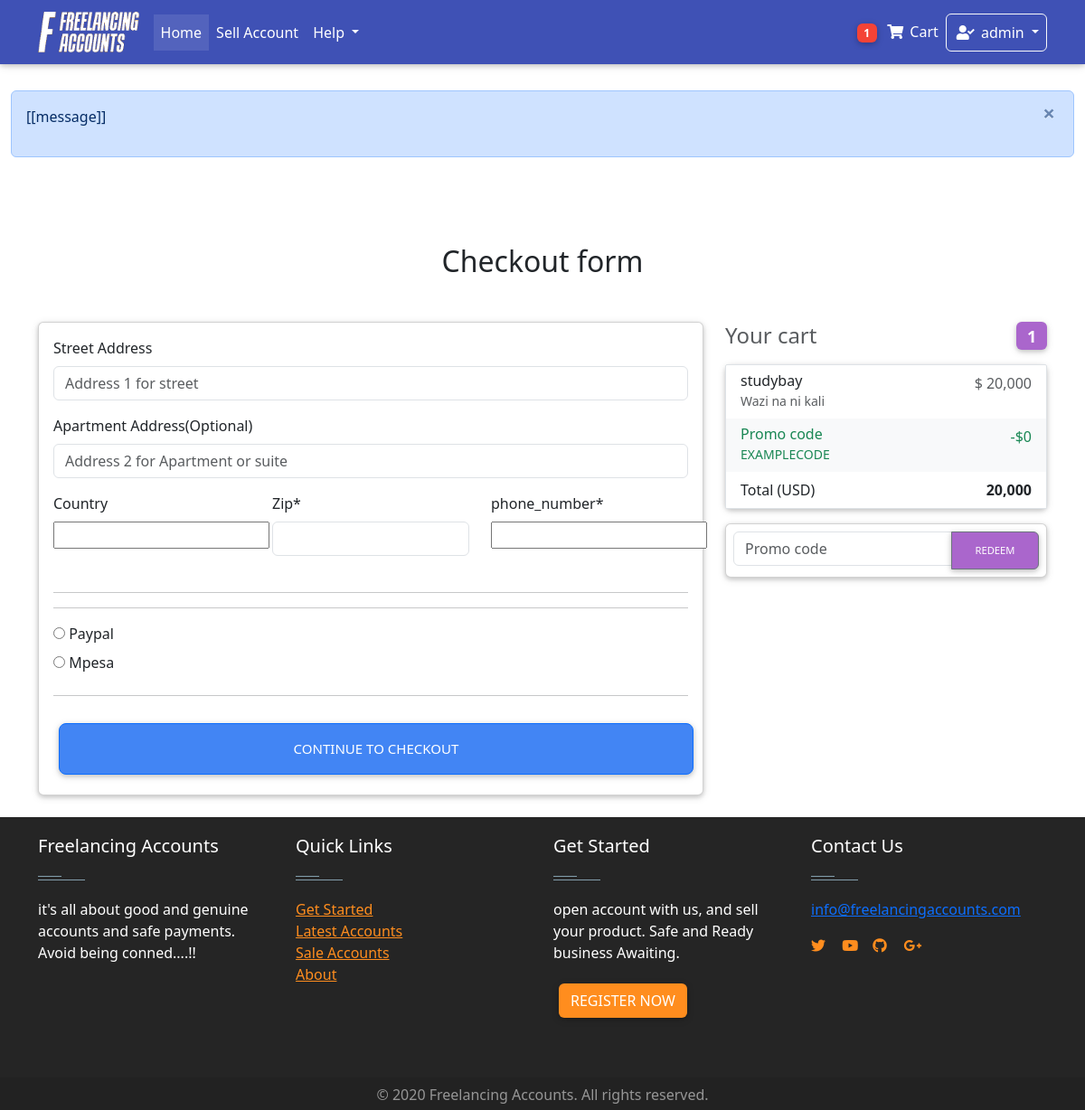
The page /checkout/ (signed in) on the database as committed earlier.
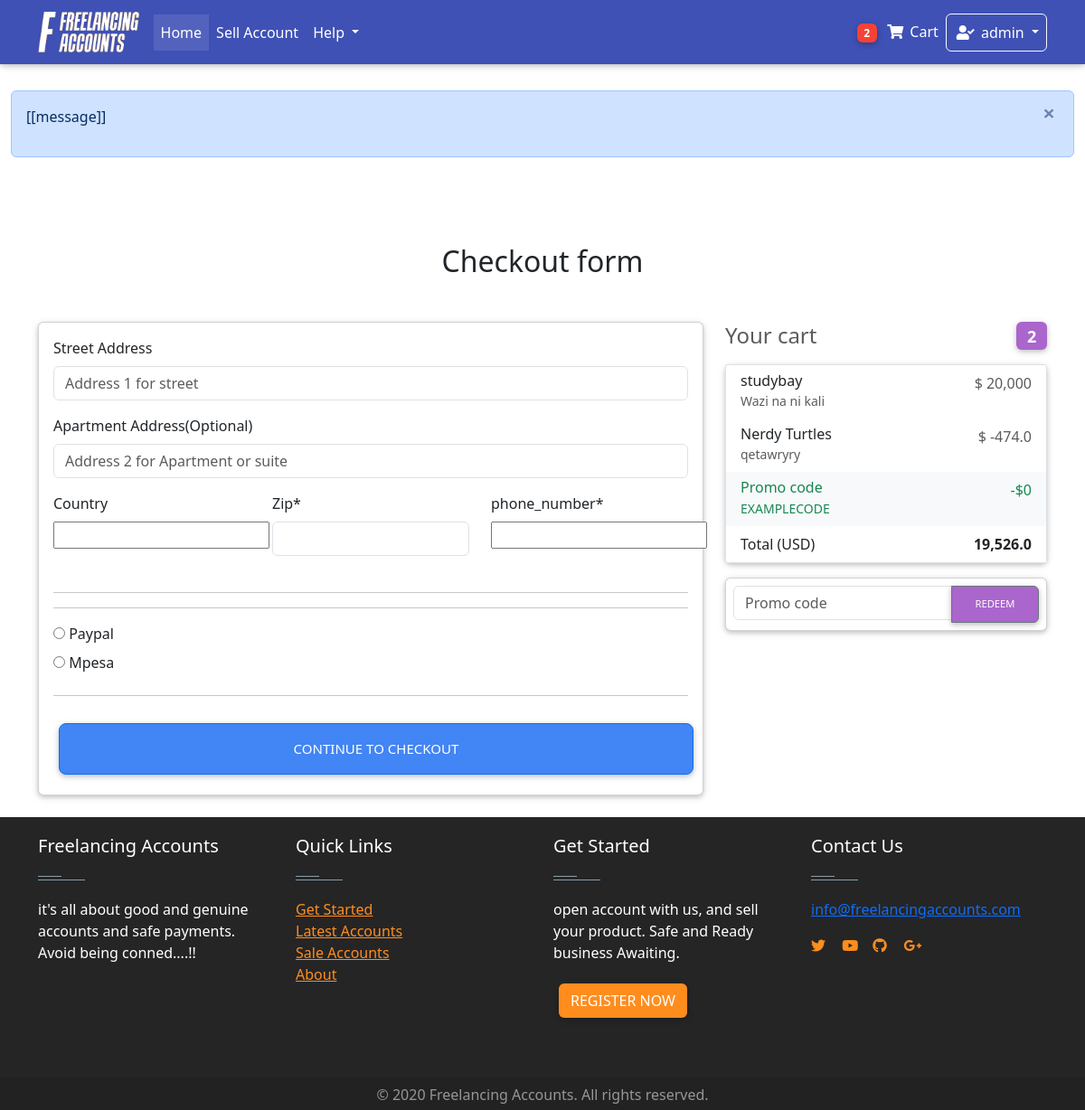
The same page on the database as committed later.
### Home/models.py (models this page shows, shortened)
class Order(models.Model):
    user = models.ForeignKey(settings.AUTH_USER_MODEL,on_delete = models.CASCADE)
    items = models.ManyToManyField(OrderItem)
    start_date = models.DateField(auto_now_add = True)
    ordered_date = models.DateTimeField()
    ordered = models.BooleanField(default = False)
    seller = models.ForeignKey(settings.AUTH_USER_MODEL,on_delete = models.CASCADE, related_name="user", blank=True, null = True)
    amount = models.IntegerField(default=0.0)
    released = models.BooleanField(default=False)
    refund = models.BooleanField(default=False)
    billing_address = models.ForeignKey(
        "BillingAddress", on_delete = models.SET_NULL, blank = True, null = True)
    def get_total(self):
        total = 0
        for order_item in self.items.all():
            total += order_item.get_final_price()
        return total

class OrderItem(models.Model):
    user = models.ForeignKey(settings.AUTH_USER_MODEL,on_delete = models.CASCADE)
    item = models.ForeignKey(Item, on_delete = models.CASCADE)
    quantity = models.IntegerField(default= 1)
    ordered = models.BooleanField(default = False)
    def get_total_item_price(self):
        price =int(self.quantity) * int(self.item.price)
        print(price, "price of get total item price")
        return price
    def get_total_discount_item_price(self):
        discounted_price = self.item.price - self.item.discountprice
        return self.quantity * discounted_price
    def get_final_price(self):
        if self.item.discountprice:
            results= self.get_total_discount_item_price()
            return results
            print(results, "get final price")
        else:
            results = self.get_total_item_price()
            print(results, "get final price")
            return results

class Item(models.Model):
    created_by = models.ForeignKey(settings.AUTH_USER_MODEL,on_delete = models.CASCADE,blank = True, null = True, editable = False)
    created_at = models.DateTimeField(auto_now_add= True, blank = True, null = True )
    title = models.CharField(max_length = 100)
    price = models.FloatField(default = 0.0)
    discountprice = models.FloatField(blank= True, null = True)
    category = models.CharField(choices = Category_choices, max_length=2)
    label = models.CharField(choices = Label_choices, max_length=1)
    Level = models.CharField(choices = Level_choices, max_length = 15 ,blank= True, null = True)
    finished_orders = models.IntegerField(default = 1)
    rating = models.IntegerField(default = 50 )
    Reviews =models.IntegerField( default = 1)
    profile = models.CharField( max_length = 20)
    description = models.TextField()
    diplay_pic = models.ImageField(upload_to = "display_pics/%Y%m%d/", max_length =255 )
    contact = models.CharField(max_length=15 ,null = True,blank= True)
    sold = models.BooleanField(default=False)

### Home/views.py (the view, shortened to what this page needs)
# urls.py: path('checkout/', views.Checkout.as_view(), name = 'checkout'),
class Checkout(LoginRequiredMixin,generic.View):
    def get(self, *args, **kwargs):
        form = CheckoutForm()
        order = Order.objects.get(user = self.request.user,  ordered = False)
        context = {
            "form": form,
            'order': order
        }
        return render(self.request, "checkout-page.html", context )

### Home/forms.py
class CheckoutForm(forms.Form):
    street_address = forms.CharField( widget = forms.TextInput(attrs = {
    'placeholder':"Address 1 for street ","class": "form-control"
    }) )
    apartment_address = forms.CharField(required = False, widget = forms.TextInput(attrs = {
    'placeholder':"Address 2 for Apartment or suite","class": "form-control"
    }))
    country = CountryField(blank_label='(select country)').formfield(widget = CountrySelectWidget(attrs = {
    'class': "custom-select d-block w-100"
    }))
    phone_number = PhoneNumberField(widget=forms.TextInput(attrs={'placeholder':('Enter phone number starting with countrycode i,e +2547xxxx '),"class": "form-control" }),
            label=("Phone number"), required=True)
    zip_code = forms.CharField(widget = forms.TextInput(attrs = {
        "class": "form-control"
    }))
    same_billing_address = forms.BooleanField(required = False)
    save_info =  forms.BooleanField(required = False)
    payment_option =  forms.ChoiceField( widget = forms.RadioSelect, choices=PAYMENT_CHOICES )

### Home/templates/checkout-page.html (shortened to what this page needs)
<!DOCTYPE html>
<html lang="en">
{% extends "base.html"%}
{%  load crispy_forms_tags %}
{% block content %}
  <main >
    <div class="container wow fadeIn ">
      <h2 class="my-5 pt-5 h2 text-center animated flipInY ">Checkout form</h2>
      <div class="row">
        <div class="col-md-8 mb-4">
          <div class="card">
            <form method= "POST" class="card-body ">
              <div class="  form-group">
                <label for="{{form.street_address.id_for_label}}" class=""> Street Address </label>
                {{ form.street_address }}
              </div>
              <div class="form-group">
                <label for="{{form.apartment_address.id_for_label}}" class=""> Apartment Address(Optional) </label>
                {{ form.apartment_address }}
              </div>
              <div class="row">
                <div class="col-lg-4 col-md-12 mb-4">
                  <label for="{{form.country.id_for_label}}">Country</label>
                  {{ form.country }}
                </div>
                <div class="col-lg-4 col-md-6 mb-4">
                <label for="{{form.zip_code.id_for_label}}" class=""> Zip* </label>
                    {{ form.zip_code }}
                </div>
                <div class="col-lg-4 col-md-6 mb-4">
                  <label for="{{form.zip_code.id_for_label}}" class=""> phone_number* </label>
                      {{ form.phone_number}}
                  </div>
              </div>
              <hr>
              <hr>
               <div class="">
                {{ form.payment_option }}
              </div>
              <hr class="mb-4">
              <button class="btn btn-primary btn-lg btn-block" type="submit"> Continue to checkout </button>
            </form>
          </div>
        </div>
        <div class="col-md-4 mb-4">
            <h4 class="d-flex justify-content-between align-items-center mb-3">
              <span class="text-muted">Your cart</span>
              <span class="badge badge-secondary badge-pill"> {{ order.items.count }} </span>
            </h4>
            <ul class="list-group mb-3 z-depth-1">
              {% for order_item in order.items.all %}
              <li class="list-group-item d-flex justify-content-between lh-condensed">
                <div>
                  <h6 class="my-0">{{ order_item.item.title }}</h6>
                  <small class="text-muted">{{ order_item.item.description }} </small>
                </div>
                <span class="text-muted">$ {{ order_item.get_final_price }} </span>
              </li>
              {% endfor %}
              <li class="list-group-item d-flex justify-content-between bg-light">
                <div class="text-success">
                  <h6 class="my-0">Promo code</h6>
                  <small>EXAMPLECODE</small>
                </div>
                <span class="text-success">-$0</span>
              </li>
              <li class="list-group-item d-flex justify-content-between">
                <span>Total (USD)</span>
                <strong>{{ order.get_total }}</strong>
              </li>
            </ul>
            <form class="card p-2">
              <div class="input-group">
                <input type="text" class="form-control" placeholder="Promo code" aria-label="Recipient's username" aria-describedby="basic-addon2">
                <div class="input-group-append">
                  <button class="btn btn-secondary btn-md waves-effect m-0" type="button">Redeem</button>
                </div>
              </div>
            </form>
          </div>
      </div>
    </div>
  </main>
{% endblock %}

### Home/templates/nav.html (shortened to what this page needs)
{% load cart_template_tags %}
{% load static %}
{% load notifications_tags %}
    <nav class="navbar fixed-top navbar-expand-lg  navbar-dark indigo mb-5">
        <div class = 'container' >
            <a class="navbar-brand" href="/home/">
              <img src="{% static 'whitelogo.png' %}" height="45px" alt="">
            </a>
            <div class="collapse navbar-collapse" id="navbarSupportedContent">
              <ul class="navbar-nav mr-auto">
                <li class="nav-item active">
                  <a class="nav-link" href="/home/"> Home <span class="sr-only">(current)</span></a>
                </li>
                <li class="nav-item">
                  <a class = "nav-link" href="/sell-account/" >
                    Sell Account
                  </a>
                </li>
                <li class="nav-item dropdown">
                  <a class="nav-link dropdown-toggle" href="#" id="navbarDropdownMenuLink" role="button" data-toggle="dropdown" aria-haspopup="true" aria-expanded="false">
                    Help
                  </a>
                </li>
              </ul>
            </div>
            <ul class="navbar-nav nav-flex-icons mx-right">
              {%  if request.user.is_authenticated  %}
                <li class="nav-item">
                  <a class="nav-link waves-effect " href = "{% url "Home:order-summary" %}">
                    <span class="badge red z-depth-1 badge-pill mr-1"> {{ request.user|cart_item_count }}</span>
                    <i class="fas fa-shopping-cart"></i>
                    <span class="clearfix d-none d-sm-inline-block"> Cart </span>
                  </a>
                  <li class="nav-item dropdown">
                    <a class="nav-link dropdown-toggle border border-light rounded waves-effect  waves-light" href="#" id="navbarDropdownMenuLink" role="button" data-toggle="dropdown" aria-haspopup="true" aria-expanded="false">
                      <i class="fas fa-user-check"></i>  {{request.user}}
                    </a>
                  </li>
                  {% endif %}
                </ul>
          </div>
        </nav>

Rows that differ between the two databases and show on the page:
changed through a linked row, Order: items.count "1" → "2"; get_total "20,000" → "19,526.0"
now on this page (row edited): OrderItem: item "Nerdy Turtles", item.description "qetawryry", get_final_price "-474.0"
Other text that changed with them:
{{ request.user|cart_item_count }}: "1" → "2"
